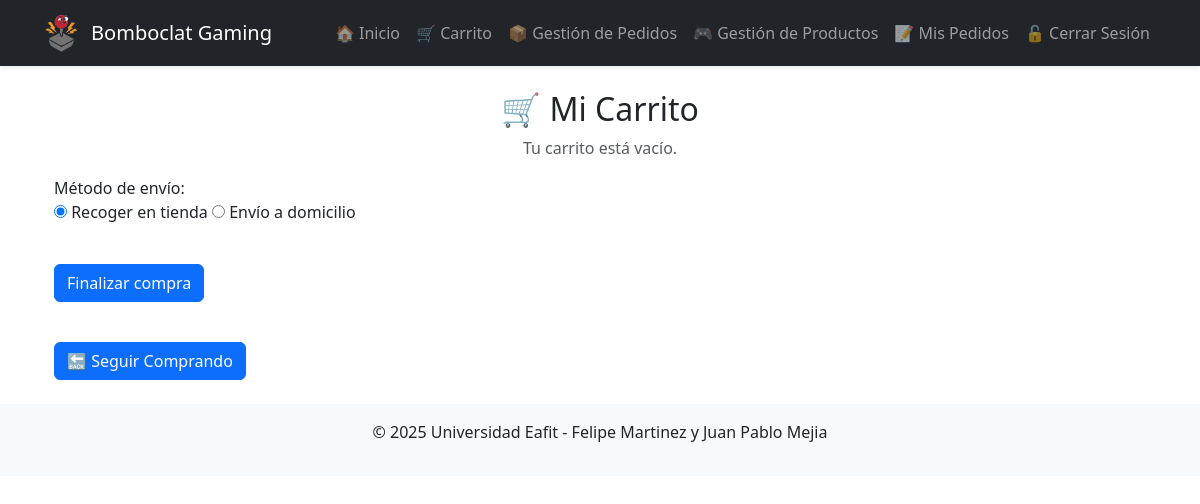
Page /carrito/ (signed in) on the earlier database version.
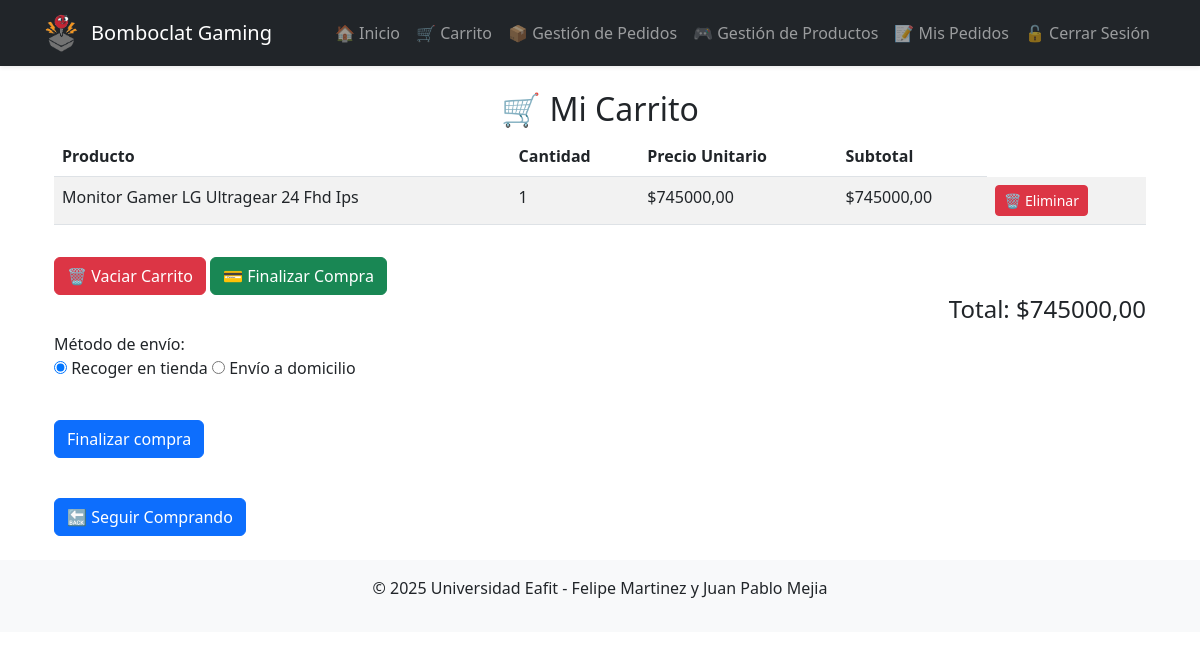
Same page on the later database version.
### core/models.py (models this page shows, shortened)
class CarritoProducto(models.Model):
    carrito = models.ForeignKey(Carrito, on_delete=models.CASCADE)
    producto = models.ForeignKey(Producto, on_delete=models.CASCADE)
    cantidad = models.PositiveIntegerField(default=1)
    def subtotal(self):
        return self.producto.precio * self.cantidad

class Producto(models.Model):
    nombre = models.CharField(max_length=200)
    descripcion = models.TextField()
    precio = models.DecimalField(max_digits=10, decimal_places=2)
    stock = models.PositiveIntegerField()
    categoria = models.ForeignKey(Categoria, on_delete=models.CASCADE)
    imagen     = models.ImageField(upload_to='productos/', blank=True, null=True)

### core/views.py (the view)
# urls.py: path('carrito/', views.ver_carrito, name='ver_carrito'),
@login_required
def ver_carrito(request):
    carrito, creado = Carrito.objects.get_or_create(usuario=request.user)
    items = carrito.carritoproducto_set.all()
    total = carrito.calcular_total()
    return render(request, 'core/carrito.html', {'items': items, 'total': total})

### core/models.py (called while the page is built)
    def calcular_total(self):
        return sum(item.subtotal() for item in self.carritoproducto_set.all())

### core/templates/core/carrito.html (shortened to what this page needs)
{% extends "base.html" %}
{% block content %}
<div class="container">
    <h2 class="text-center">🛒 Mi Carrito</h2>
    {% if items %}
        <table class="table table-striped">
            <thead>
                <tr>
                    <th>Producto</th>
                    <th>Cantidad</th>
                    <th>Precio Unitario</th>
                    <th>Subtotal</th>
                </tr>
            </thead>
            <tbody>
                {% for item in items %}
                <tr>
                    <td>{{ item.producto.nombre }}</td>
                    <td>{{ item.cantidad }}</td>
                    <td>${{ item.producto.precio }}</td>
                    <td>${{ item.subtotal }}</td>
                    <td>
                        <a href="{% url 'eliminar_del_carrito' item.producto.id %}" class="btn btn-danger btn-sm">🗑 Eliminar</a>
                    </td>
                </tr>
                {% endfor %}
            </tbody>
        </table>
        <a href="{% url 'vaciar_carrito' %}" class="btn btn-danger mt-3">🗑 Vaciar Carrito</a>
        <a href="{% url 'finalizar_compra' %}" class="btn btn-success mt-3">💳 Finalizar Compra</a>
        <h4 class="text-end">Total: ${{ total }}</h4>
    {% else %}
        <p class="text-center text-muted">Tu carrito está vacío.</p>
    {% endif %}
    <form method="post" action="{% url 'finalizar_compra' %}">
  <div class="form-group">
    <label>Método de envío:</label><br>
    <label>
      <input type="radio" name="metodo_envio" value="Tienda" checked>
      Recoger en tienda
    </label>
    <label>
      <input type="radio" name="metodo_envio" value="Domicilio">
      Envío a domicilio
    </label>
  </div>
  <p>&nbsp;</p>
  <button type="submit" class="btn btn-primary">Finalizar compra</button>
  <p>&nbsp;</p>
</form>
    <a href="{% url 'home' %}" class="btn btn-primary">🔙 Seguir Comprando</a>
</div>
{% endblock %}

Differences in the rows shown:
added CarritoProducto: producto.nombre "Monitor Gamer LG Ultragear 24 Fhd Ips", cantidad "1", producto.precio "745000,00", subtotal "745000,00"
Other differences:
{{ total }}: (not shown) → "745000,00"
text no longer shown: "Tu carrito está vacío."
text now shown: "Producto Cantidad Precio Unitario Subtotal 🗑 Vaciar Carrito 💳 Finalizar Compra Total: $"
